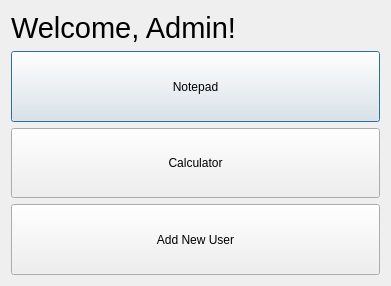
<?xml version="1.0" encoding="UTF-8"?>
<ui version="4.0">
 <class>AdminPage</class>
 <widget class="QDialog" name="AdminPage">
  <property name="geometry">
   <rect>
    <x>0</x>
    <y>0</y>
    <width>391</width>
    <height>286</height>
   </rect>
  </property>
  <property name="windowTitle">
   <string>Dialog</string>
  </property>
  <layout class="QVBoxLayout" name="verticalLayout">
   <item>
    <widget class="QLabel" name="label">
     <property name="font">
      <font>
       <pointsize>22</pointsize>
      </font>
     </property>
     <property name="text">
      <string>Welcome, Admin!</string>
     </property>
    </widget>
   </item>
   <item>
    <widget class="QPushButton" name="notepadButton">
     <property name="sizePolicy">
      <sizepolicy hsizetype="Minimum" vsizetype="Expanding">
       <horstretch>0</horstretch>
       <verstretch>0</verstretch>
      </sizepolicy>
     </property>
     <property name="text">
      <string>Notepad</string>
     </property>
    </widget>
   </item>
   <item>
    <widget class="QPushButton" name="calculatorButton">
     <property name="sizePolicy">
      <sizepolicy hsizetype="Minimum" vsizetype="Expanding">
       <horstretch>0</horstretch>
       <verstretch>0</verstretch>
      </sizepolicy>
     </property>
     <property name="text">
      <string>Calculator</string>
     </property>
    </widget>
   </item>
   <item>
    <widget class="QPushButton" name="AddNewUser">
     <property name="sizePolicy">
      <sizepolicy hsizetype="Minimum" vsizetype="Expanding">
       <horstretch>0</horstretch>
       <verstretch>0</verstretch>
      </sizepolicy>
     </property>
     <property name="text">
      <string>Add New User</string>
     </property>
    </widget>
   </item>
  </layout>
 </widget>
 <resources/>
 <connections/>
</ui>
